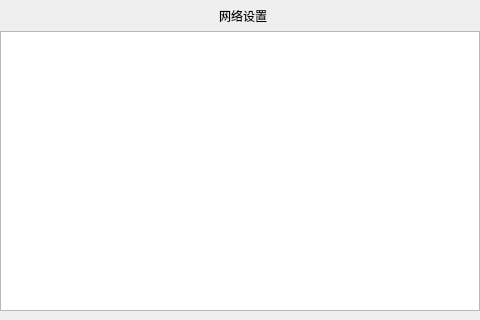
<?xml version="1.0" encoding="UTF-8"?>
<ui version="4.0">
 <class>ui_network_setting</class>
 <widget class="QMainWindow" name="ui_network_setting">
  <property name="geometry">
   <rect>
    <x>0</x>
    <y>0</y>
    <width>480</width>
    <height>320</height>
   </rect>
  </property>
  <property name="windowTitle">
   <string>MainWindow</string>
  </property>
  <widget class="QWidget" name="centralwidget">
   <layout class="QVBoxLayout" name="verticalLayout" stretch="1,9">
    <property name="spacing">
     <number>0</number>
    </property>
    <property name="leftMargin">
     <number>0</number>
    </property>
    <property name="topMargin">
     <number>0</number>
    </property>
    <property name="rightMargin">
     <number>0</number>
    </property>
    <property name="bottomMargin">
     <number>9</number>
    </property>
    <item>
     <widget class="QWidget" name="network_setting_title_widget" native="true">
      <property name="styleSheet">
       <string notr="true"/>
      </property>
      <layout class="QHBoxLayout" name="horizontalLayout" stretch="1,1,2,2">
       <property name="spacing">
        <number>6</number>
       </property>
       <property name="leftMargin">
        <number>0</number>
       </property>
       <property name="topMargin">
        <number>0</number>
       </property>
       <property name="rightMargin">
        <number>0</number>
       </property>
       <property name="bottomMargin">
        <number>0</number>
       </property>
       <item alignment="Qt::AlignLeft|Qt::AlignVCenter">
        <widget class="clicked_Label" name="network_setting_back_btn" native="true">
         <property name="text" stdset="0">
          <string/>
         </property>
        </widget>
       </item>
       <item>
        <spacer name="horizontalSpacer">
         <property name="orientation">
          <enum>Qt::Horizontal</enum>
         </property>
         <property name="sizeHint" stdset="0">
          <size>
           <width>37</width>
           <height>20</height>
          </size>
         </property>
        </spacer>
       </item>
       <item>
        <widget class="QLabel" name="network_setting_title_label">
         <property name="styleSheet">
          <string notr="true"/>
         </property>
         <property name="text">
          <string>网络设置</string>
         </property>
         <property name="alignment">
          <set>Qt::AlignCenter</set>
         </property>
        </widget>
       </item>
       <item>
        <spacer name="horizontalSpacer_2">
         <property name="orientation">
          <enum>Qt::Horizontal</enum>
         </property>
         <property name="sizeHint" stdset="0">
          <size>
           <width>78</width>
           <height>20</height>
          </size>
         </property>
        </spacer>
       </item>
      </layout>
     </widget>
    </item>
    <item>
     <widget class="QListView" name="network_setting_listView"/>
    </item>
   </layout>
  </widget>
 </widget>
 <customwidgets>
  <customwidget>
   <class>clicked_Label</class>
   <extends>QWidget</extends>
   <header location="global">clicked_label.hpp</header>
  </customwidget>
 </customwidgets>
 <resources/>
 <connections/>
</ui>
